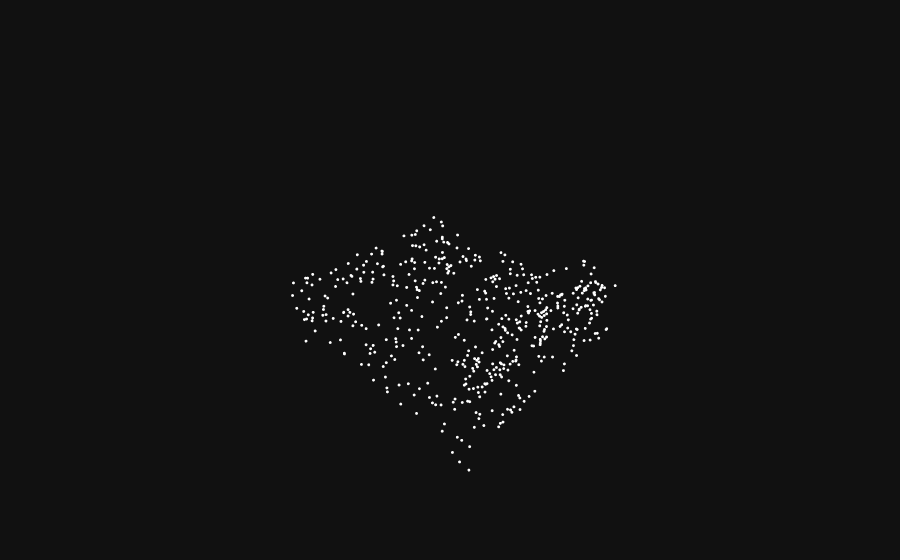

Notebook cell for this chart:
### Code cell
fig = go.Figure(
  data=[
    go.Scatter3d(
      x=data.pos[:,0], y=data.pos[:,1], z=data.pos[:,2],
      mode='markers',
      marker=dict(size=1, color="white"))],
  layout=dict(
    scene=dict(
      xaxis=dict(visible=False),
      yaxis=dict(visible=False),
      zaxis=dict(visible=False))))

fig.update_layout(template='plotly_dark')

fig.show()

### Figure 1 — Plotly figure (JSON) as saved in the notebook; plotly's stock layout.template omitted (floating-point values rounded to 4 significant figures; data arrays with more than 128 entries replaced by an {"elided": "..."} marker saying what was removed)
{"data": [{"marker": {"color": "white", "size": 1}, "mode": "markers", "type": "scatter3d", "x": {"elided": "512 float values"}, "y": {"elided": "512 float values"}, "z": {"elided": "512 float values"}}], "layout": {"scene": {"xaxis": {"visible": false}, "yaxis": {"visible": false}, "zaxis": {"visible": false}}}}
